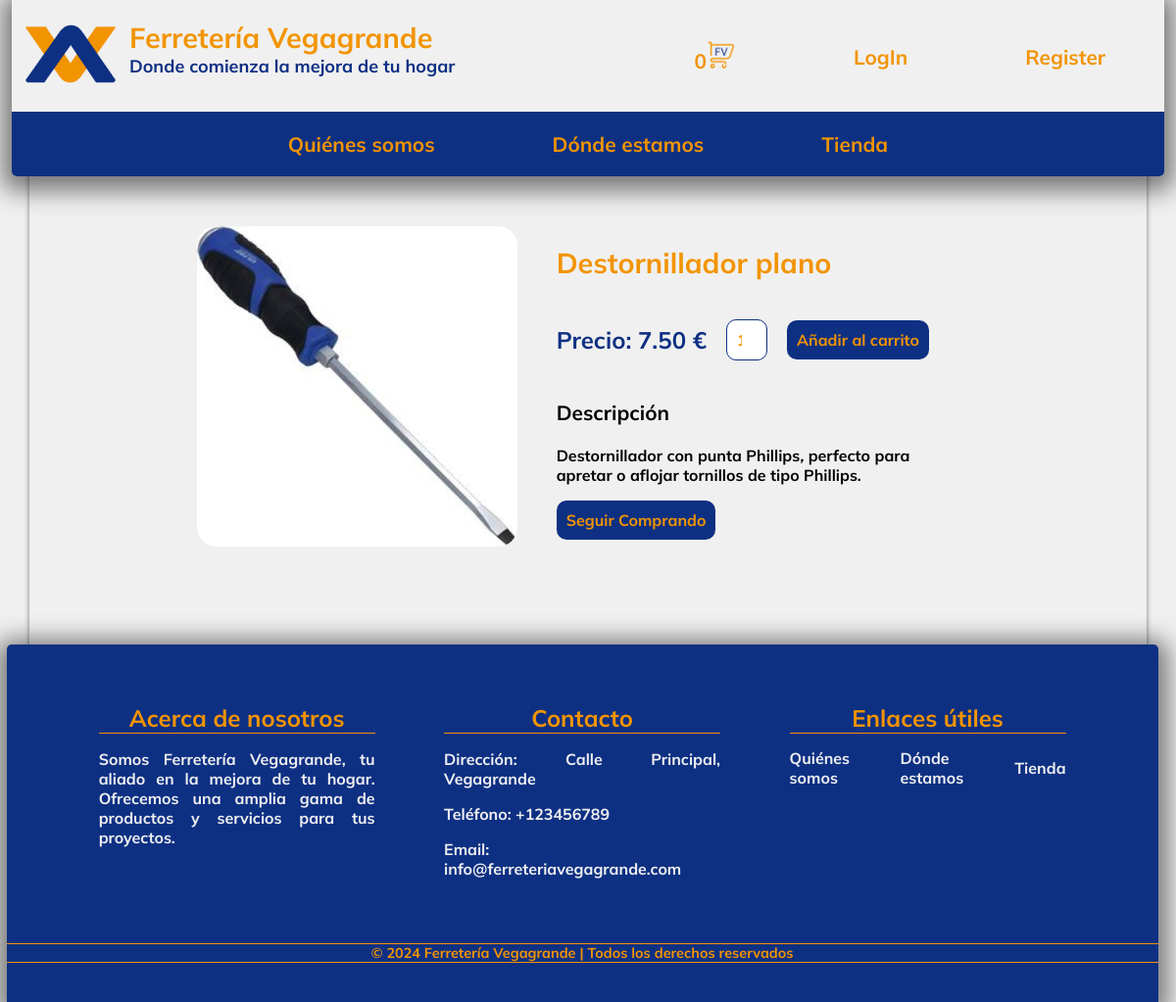
The app's page /api/product.php?product_id=2 with its own data.
### tables this page shows
CREATE TABLE `productos` (
  `id` int(11) NOT NULL,
  `name` varchar(255) NOT NULL,
  `description` varchar(225) DEFAULT NULL,
  `price` decimal(10,2) NOT NULL,
  `img` varchar(225) NOT NULL
);

### api/product.php (the view, shortened to what this page needs)
<?php
include("header.php");
$conn = connectDB();
if($conn){
    if(isset($_GET['product_id']) && !empty($_GET['product_id'])) {
        $product_id = $_GET['product_id'];
        $query = "SELECT * FROM productos WHERE id = :product_id";
        $statement = $conn->prepare($query);
        $statement->bindParam(':product_id', $product_id);
        $statement->execute();
        $producto = $statement->fetch(PDO::FETCH_ASSOC);
    } else {
        header("Location: ../index.html");
        exit();
    }
} else {
    echo "Error al conectar a la base de datos";
    exit();
}
?>
<!DOCTYPE html>
<html lang="en">
<head>
    <link rel="stylesheet" href="../styles/product.css">
</head>
<body>
<div class="page">
    <div class="item-container">
        <?php if(isset($producto) && !empty($producto)): ?>
            <div class="img-container">
            <img src="../assets/img/productos/<?= $producto['img'] ?>" alt="<?= $producto['name'] ?>">
            </div>
            <div class="item-data-container">
                <h1 class="item-title"><?= $producto['name'] ?></h1>
                <div class="item-buy-container">
                    <h2>Precio: <?= $producto['price']?> €</h2>
                    <input type="number" class="quantity-input" value="1" min="1">
                    <button class="add-to-cart-btn-product" data-product-id="<?php echo $producto['id']; ?>">Añadir al carrito</button>
                </div>
                <div class="item-descriptin-container">
                    <h3 class="h3">Descripción</h3>
                    <p class="parragraf"><?= $producto['description'] ?></p>
                </div>
                <a href="shop.php"><button>Seguir Comprando</button></a>
            </div>
        <?php else: ?>
            <p>No se encontró el producto</p>
        <?php endif; ?>
    </div>
<?php
include("footer.php");
?>
</div>
</body>
</html>

### styles/product.css (style rules this page uses)
.item-container { margin: 80px auto; display: flex; flex-direction: row; width: 70%; }
.img-container { display: flex; width: 400px; align-items: center; justify-content: center }
.img-container img { width:100% ; }
.item-data-container { width: 60%; margin-inline: 40px ; }
.item-buy-container { width: 70%; display: flex; flex-direction: row; justify-content: space-between; align-items: center; }
.item-buy-container button { white-space: nowrap; }
.item-buy-container h2 { white-space: nowrap; }
.item-descriptin-container { width: 100%; }
.item-buy-container input { width: 20px; }
.item-buy-container h2 { color: #0e3083; }

### styles/style.css (style rules this page uses)
body { font-family: Mulish; background-color: #f0f0f0; width: 98%; margin: 0 auto; padding-top: 150px; }
.page { width: 97%; box-shadow: 0 2px 5px rgba(0, 0, 0, 0.5); border-top: 1px solid transparent; margin: 0 auto; }
h1 { color: #f29400; font-size: 2em; }
h2 { color: #f29400; font-size: 1.7em; }
h3 { font-size: 1.5em; }
.parragraf { color: #1c1c1c; font-size: 1.3em; text-align: justify; }
img { width: 100px; border-radius: 20px; }
a { color: #f29400; text-decoration: none; transition: 0.3s ease-in-out; }
button { font-family: Mulish; font-size: 1.3em; padding: 10px; border-radius: 10px; border: none; background-color: #0e3083; color: #f29400; cursor: pointer; transition: 0.3s ease-in-out; }
input { font-family: Mulish; color: #f29400; font-size: 1em; border-radius: 10px; margin: 20px; padding: 10px; border: 1px solid #0e3083; border-radius: 10px; }
input::placeholder { color: #f29400; }
@media screen and (width < 1441px) { h1 { color: #f29400; font-size: 1.8em; } }
@media screen and (width < 1441px) { h2 { font-size: 1.5em; } }
@media screen and (width < 1441px) { h3 { font-size: 1.3em; } }
@media screen and (width < 1441px) { .parragraf { color: #1c1c1c; font-size: 1em; text-align: justify; } }
@media screen and (width < 1441px) { button { font-size: 1em; } }

### records on screen
productos: img (picture), name "Destornillador plano", price "7.50", description "Destornillador con punta Phillips , perfecto para apretar o aflojar tornillos de tipo Phillips."

### other values on screen
$total_productos "0"
